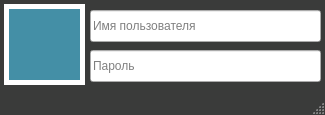
<?xml version="1.0" encoding="UTF-8"?>
<ui version="4.0">
 <class>MainWindow</class>
 <widget class="QMainWindow" name="MainWindow">
  <property name="geometry">
   <rect>
    <x>0</x>
    <y>0</y>
    <width>325</width>
    <height>115</height>
   </rect>
  </property>
  <property name="minimumSize">
   <size>
    <width>325</width>
    <height>115</height>
   </size>
  </property>
  <property name="maximumSize">
   <size>
    <width>325</width>
    <height>115</height>
   </size>
  </property>
  <property name="windowTitle">
   <string>Авторизация</string>
  </property>
  <property name="windowIcon">
   <iconset>
    <normaloff>../res/if_users_white.png</normaloff>../res/if_users_white.png</iconset>
  </property>
  <property name="styleSheet">
   <string notr="true">QMainWindow{
	background-color:#3a3b3a;
	color:#ffffff;
	border-color:#ffffff;
}
QTableView{
	background-color:#ffffff;
	alternate-background-color:#e2e2e2;
	color:#3a3b3a;
	border-style:solid;
	border-color:#ffffff;
	border-width:0px;
	selection-color:#ffffff;
	selection-background-color:#54b0cb;
}
QHeaderView::section{
    background-color:#448fa6;
	color:#ffffff;
	font:bold;
	height:40px;
	border: #ffffff;
	border-style:solid;
	border-width:0px;
}
QComboBox{
	background-color:#ffffff;
	border-style:solid;
	border-width:2px;
	border-color:#ffffff;
	color:#3a3b3a;
	width:50px;
	height:30px;
	font:bold;
	padding-left:5px
}
QComboBox QAbstractItemView {
	background-color:#ffffff;
	color:#3a3b3a;
    border: 2px solid #ffffff;
	padding-left:2px;
	padding-right:2px;
	padding-top:2px;
	padding-bottom:2px
}
QComboBox::drop-down {
   width: 24px;
   border: 2px;
}
QComboBox::down-arrow {
    image: url(&quot;./res/if_chevron-left.png&quot;);
    width: 16px;
    height: 16px;
}
QComboBox::down-arrow::hover {
    image: url(&quot;./res/if_chevron-down.png&quot;);
    width: 16px;
    height: 16px;
}
QDateEdit{
	background-color:#ffffff;
	border-style:solid;
	border-width:2px;
	border-color:#ffffff;
	color:#3a3b3a;
	width:150px;
	height:30px;
	font:bold;
	padding-left:5px
}
QDateEdit QAbstractItemView {
	background-color:#ffffff;
	color:#3a3b3a;;
}
QDateEdit::drop-down {
   width: 24px;
   border: 2px;
}
QDateEdit::down-arrow {
    image: url(&quot;./res/if_chevron-left.png&quot;);
    width: 16px;
    height: 16px;
}
QDateEdit::down-arrow::hover {
    image: url(&quot;./res/if_chevron-down.png&quot;);
    width: 16px;
    height: 16px;
}
QMenuBar{
	background-color:#3a3b3a;
	color:#ffffff;
	selection-color:#54b0cb;
	font:bold
}
QMenuBar::item::selected{
	background-color:#54b0cb;
	color:#ffffff;
	font:bold;
	padding-left:2px
}
QToolBar{
	background-color:#3a3b3a;
	color:#ffffff;
}
QMenu {
	background-color:#3a3b3a;
	color:#ffffff;
	font:bold;
	padding-left:2px;
}
QMenu::hover {
    background-color: #448fa6;
    color:#3a3b3a;
	font:bold
}
QMenu::item {
    background-color:#3a3b3a;
	color:#ffffff;
}
QMenu::item::selected{
	background-color:#54b0cb;
	color:#ffffff;
	padding-left:10px;
}
QTabWidget{
	background-color:#3a3b3a;
	color:#ffffff;
	border-color:#ffffff;
}
QTabBar::tab:right:selected{
    background-color:#448fa6;
	color:#ffffff;
	font:bold;
	height:60px;
	width: 30px;
	border: #448fa6;
	border-style:solid;
	border-width:2px;
}
QTabBar::tab:right:!selected{
    background-color:#3a3b3a;
	color:#ffffff;
	font:bold;
	height:60px;
	width: 30px;
	border: #448fa6;
	border-style:solid;
	border-width:2px;
}
QLabel{
	background-color:#448fa6;
	color:#ffffff;
	height:60px;
	width: 30px;
	border: #ffffff;
	border-style:solid;
	border-width:5px;
}
QGroupBox{
	background-color:#448fa6;
	color:#ffffff;
	height:60px;
	width: 30px;
	border: #ffffff;
	border-style:solid;
	border-width:5px;
}
QPushButton{
	background-color:#3a3b3a;
	color:#ffffff;
	height:60px;
	width: 40px;
	border: #ffffff;
	border-style:solid;
	border-width:5px;
	font:14px;
	font-weight: bold
}
QPushButton::pressed{
	background-color:#ffffff;
	color:#3a3b3a;
	border:2px solid #3a3b3a;
}
QPushButton::hover{
	color:#448fa6;
	border:2px solid #448fa6;
}
QStatusBar{
	background-color:#3a3b3a;
	color:#ffffff;
}</string>
  </property>
  <widget class="QWidget" name="centralwidget">
   <widget class="QLineEdit" name="loginEdit">
    <property name="geometry">
     <rect>
      <x>90</x>
      <y>10</y>
      <width>231</width>
      <height>32</height>
     </rect>
    </property>
    <property name="inputMethodHints">
     <set>Qt::ImhLowercaseOnly</set>
    </property>
    <property name="placeholderText">
     <string>Имя пользователя</string>
    </property>
    <property name="clearButtonEnabled">
     <bool>true</bool>
    </property>
   </widget>
   <widget class="QLineEdit" name="passEdit">
    <property name="geometry">
     <rect>
      <x>90</x>
      <y>50</y>
      <width>231</width>
      <height>32</height>
     </rect>
    </property>
    <property name="echoMode">
     <enum>QLineEdit::Password</enum>
    </property>
    <property name="placeholderText">
     <string>Пароль</string>
    </property>
    <property name="clearButtonEnabled">
     <bool>true</bool>
    </property>
   </widget>
   <widget class="QLabel" name="userLabel">
    <property name="enabled">
     <bool>true</bool>
    </property>
    <property name="geometry">
     <rect>
      <x>4</x>
      <y>4</y>
      <width>81</width>
      <height>81</height>
     </rect>
    </property>
    <property name="text">
     <string/>
    </property>
    <property name="pixmap">
     <pixmap>../res/if_users_white.png</pixmap>
    </property>
    <property name="scaledContents">
     <bool>true</bool>
    </property>
    <property name="alignment">
     <set>Qt::AlignCenter</set>
    </property>
   </widget>
   <widget class="QLabel" name="errorLabel">
    <property name="enabled">
     <bool>true</bool>
    </property>
    <property name="geometry">
     <rect>
      <x>4</x>
      <y>4</y>
      <width>81</width>
      <height>81</height>
     </rect>
    </property>
    <property name="text">
     <string/>
    </property>
    <property name="pixmap">
     <pixmap>../res/if_alert-triangle_white_64.png</pixmap>
    </property>
    <property name="scaledContents">
     <bool>true</bool>
    </property>
    <property name="alignment">
     <set>Qt::AlignCenter</set>
    </property>
   </widget>
  </widget>
  <widget class="QStatusBar" name="statusBar"/>
  <action name="loginAction">
   <property name="icon">
    <iconset>
     <normaloff>../res/if_log-in.png</normaloff>../res/if_log-in.png</iconset>
   </property>
   <property name="text">
    <string>Вход в систему</string>
   </property>
   <property name="toolTip">
    <string>Войти</string>
   </property>
  </action>
 </widget>
 <tabstops>
  <tabstop>loginEdit</tabstop>
  <tabstop>passEdit</tabstop>
 </tabstops>
 <resources/>
 <connections/>
</ui>
